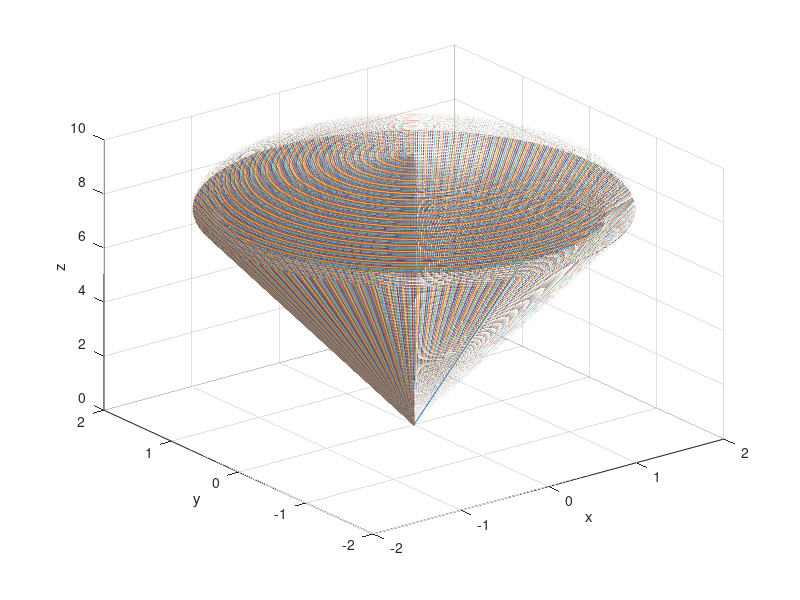

MATLAB code to generate this figure:
theta=0:0.01:2*pi;
phi =0:0.01:pi;
r=0:0.01:2;
[Theta,R]=meshgrid(theta,r);
x1=R.*cos(Theta);
y1=R.*sin(Theta);
z1=4.*R;
[Phi,Theta]=meshgrid(phi,theta);
x2=2.*cos(Theta).*sin(Phi);
y2=2.*sin(Theta).*sin(Phi);
z2=8+2.*abs(cos(Phi));
plot3(x1,y1,z1)
hold on
plot3(x2,y2,z2)
hold off
grid on
xlabel('x');
ylabel('y');
zlabel('z');